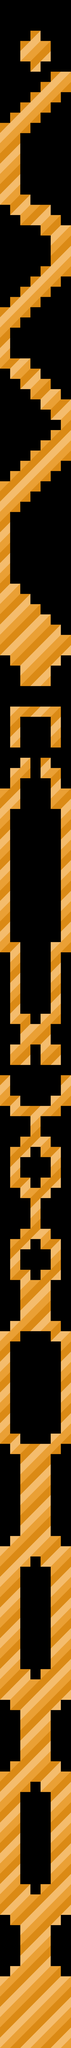

A level layout from a 2D game, rendered from its tile map. Below: a short description, then the map file with tile-grid data replaced by summaries:
An orthogonal 7x200 tile map with 64x64 px tiles, 1 tile layer (Tile Layer 1).

<map version="1.0" orientation="orthogonal" width="7" height="200" tilewidth="64" tileheight="64">
 <tileset firstgid="1" name="rainbowTileSet" tilewidth="64" tileheight="64">
  <image source="../images/tilesets/rainbowTileSet.png" width="448" height="384" />
  <tile id="0">
   <properties>
    <property name="platform" value="true" />
   </properties>
  </tile>
  <tile id="1">
   <properties>
    <property name="platform" value="true" />
   </properties>
  </tile>
  <tile id="2">
   <properties>
    <property name="platform" value="true" />
   </properties>
  </tile>
  <tile id="3">
   <properties>
    <property name="platform" value="true" />
   </properties>
  </tile>
  <tile id="4">
   <properties>
    <property name="platform" value="true" />
   </properties>
  </tile>
  <tile id="5">
   <properties>
    <property name="platform" value="true" />
   </properties>
  </tile>
  <tile id="6">
   <properties>
    <property name="platform" value="true" />
   </properties>
  </tile>
  <tile id="7">
   <properties>
    <property name="platform" value="true" />
   </properties>
  </tile>
  <tile id="8">
   <properties>
    <property name="platform" value="true" />
   </properties>
  </tile>
  <tile id="9">
   <properties>
    <property name="platform" value="true" />
   </properties>
  </tile>
  <tile id="10">
   <properties>
    <property name="platform" value="true" />
   </properties>
  </tile>
  <tile id="11">
   <properties>
    <property name="platform" value="true" />
   </properties>
  </tile>
  <tile id="12">
   <properties>
    <property name="platform" value="true" />
   </properties>
  </tile>
  <tile id="13">
   <properties>
    <property name="platform" value="true" />
   </properties>
  </tile>
  <tile id="14">
   <properties>
    <property name="platform" value="true" />
   </properties>
  </tile>
  <tile id="15">
   <properties>
    <property name="platform" value="true" />
   </properties>
  </tile>
  <tile id="16">
   <properties>
    <property name="platform" value="true" />
   </properties>
  </tile>
  <tile id="17">
   <properties>
    <property name="platform" value="true" />
   </properties>
  </tile>
  <tile id="18">
   <properties>
    <property name="platform" value="true" />
   </properties>
  </tile>
  <tile id="19">
   <properties>
    <property name="platform" value="true" />
   </properties>
  </tile>
  <tile id="20">
   <properties>
    <property name="platform" value="true" />
   </properties>
  </tile>
  <tile id="21">
   <properties>
    <property name="platform" value="true" />
   </properties>
  </tile>
  <tile id="22">
   <properties>
    <property name="platform" value="true" />
   </properties>
  </tile>
  <tile id="23">
   <properties>
    <property name="platform" value="true" />
   </properties>
  </tile>
  <tile id="24">
   <properties>
    <property name="platform" value="true" />
   </properties>
  </tile>
  <tile id="25">
   <properties>
    <property name="platform" value="true" />
   </properties>
  </tile>
  <tile id="26">
   <properties>
    <property name="platform" value="true" />
   </properties>
  </tile>
  <tile id="27">
   <properties>
    <property name="platform" value="true" />
   </properties>
  </tile>
  <tile id="28">
   <properties>
    <property name="platform" value="true" />
   </properties>
  </tile>
  <tile id="29">
   <properties>
    <property name="platform" value="true" />
   </properties>
  </tile>
  <tile id="30">
   <properties>
    <property name="platform" value="true" />
   </properties>
  </tile>
  <tile id="31">
   <properties>
    <property name="platform" value="true" />
   </properties>
  </tile>
  <tile id="32">
   <properties>
    <property name="platform" value="true" />
   </properties>
  </tile>
  <tile id="33">
   <properties>
    <property name="platform" value="true" />
   </properties>
  </tile>
  <tile id="34">
   <properties>
    <property name="platform" value="true" />
   </properties>
  </tile>
  <tile id="35">
   <properties>
    <property name="platform" value="true" />
   </properties>
  </tile>
  <tile id="36">
   <properties>
    <property name="platform" value="true" />
   </properties>
  </tile>
  <tile id="37">
   <properties>
    <property name="platform" value="true" />
   </properties>
  </tile>
  <tile id="38">
   <properties>
    <property name="platform" value="true" />
   </properties>
  </tile>
  <tile id="39">
   <properties>
    <property name="platform" value="true" />
   </properties>
  </tile>
  <tile id="40">
   <properties>
    <property name="platform" value="true" />
   </properties>
  </tile>
  <tile id="41">
   <properties>
    <property name="platform" value="true" />
   </properties>
  </tile>
 </tileset>
 <layer name="Tile Layer 1" width="7" height="200">
  <data>[1400 cells, 647 non-empty, 24 distinct tile ids]</data>
 </layer>
</map>